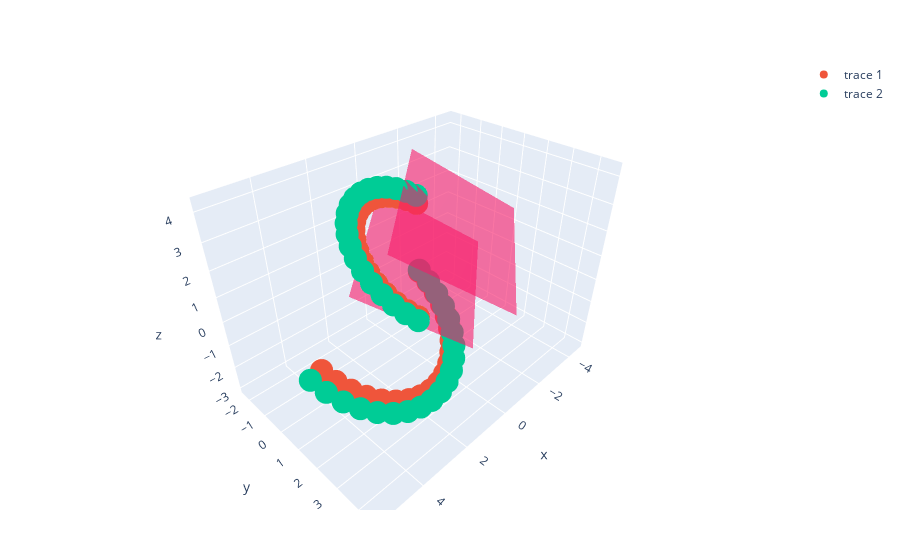

The notebook cell this image was saved under:
### Markdown cell above
### Translating Set of Points

### Code cell
translated_pairs = translate.(rotated_pairs[:],Ref([1,1,1]))
translated_Π     = translate(Π, [2,2,2])

p6 = plotpoint(translated_pairs)
p7 = plotplane(translated_Π, 4)
p = plot([p4, p5, p6, p7])
